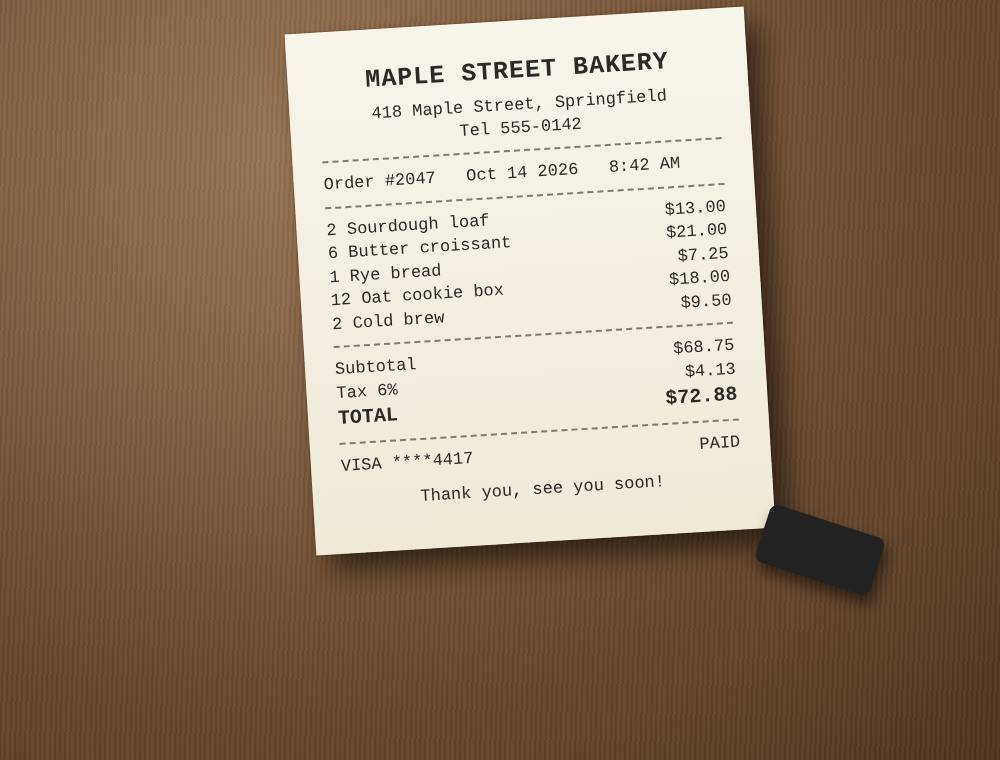
#> input picture app-assets/app-static/sandbox/sample-photo.jpg, 1000 x 760 px
$ python page_check.py ../../../../app-assets/app-static/sandbox/sample-photo.jpg
#> lines starting #> are read from the running program, lines starting #| are printed output that depends on the picture; after the words box and inside, x2 and y2 are one past the last pixel; in counts of white or black regions, pixels touching at a corner belong together
#!/usr/bin/env python3
"""page_check.py: automatic look at rendered page images (PNG/JPEG) before a file is shared.

You can't see images yet, so this script does the mechanical part of looking: for every page image it flags
  - a blank page (nothing on it),
  - ink in the outer edge strip of a page whose border is otherwise plain (text or a table cut off at the paper edge),
  - a mostly empty page (advisory: a stray page break or an unfilled section),
  - a large flat box of one colour that isn't the background (advisory: an image slot that never filled),
  - two consecutive identical pages (advisory: a duplicated page or slide).
It can't judge taste, wording or whether a photo fits; the text read-back (readback.py) and the gates cover the rest.

Usage:
  python3 page_check.py [--kind doc|deck|web] [--json-out FILE] PNG_OR_DIR [...]
  A directory means every page-*.png (else every *.png) in it, in name order.
Exit 0 when nothing failed (advisories never fail), 1 when a page failed, 2 on bad input.
--kind deck: full-bleed slides are normal, so edge ink is only flagged on slides with a plain border.
--kind web: one tall screenshot per width; the mostly-empty, edge and flat-box checks are skipped (render_audit's
  --full-page run catches a page wider than the screen).
"""
import argparse, glob, hashlib, json, os, sys

try:
    import numpy as np
    from PIL import Image
except ImportError:  # pragma: no cover
    print(json.dumps({"ok": False, "error": "needs Pillow and numpy (python3 -m pip install pillow numpy)"}))
    sys.exit(2)

TOL = 28            # a pixel counts as ink when any channel differs from the background by more than this
EDGE_FRAC = 0.012   # width of the outer strip checked for cut-off content, as a share of the page's short side
TOP_GAP = 0.05      # page 1's first ink may sit this share of the page height lower than page 2's before it fails
SAMPLE_MAX = 900    # pages are scaled down to this long side first; plenty for these checks and fast


def pages_from(args):
    out = []
    for a in args:
        if os.path.isdir(a):
            found = sorted(glob.glob(os.path.join(a, "page-*.png"))) or sorted(glob.glob(os.path.join(a, "*.png")))
            out += found
        elif os.path.isfile(a):
            out.append(a)
        else:
            raise SystemExit(json.dumps({"ok": False, "error": f"not found: {a}"}))
    if not out:
        raise SystemExit(json.dumps({"ok": False, "error": "no page images found"}))
    return out


def check(path, kind):
#> called with kind = 'doc'
    im = Image.open(path).convert("RGB")
#> im is the input picture: PIL image 1000x760 RGB; mean R, G, B 149.7, 127.4, 105.8
    full_w, full_h = im.size
#> full_w = 1000; full_h = 760
    im.thumbnail((SAMPLE_MAX, SAMPLE_MAX))
#> im: PIL image 900x684 RGB
    a = np.asarray(im).astype(np.int16)
    h, w, _ = a.shape
#> h = 684; w = 900
    # Background = the most common (coarsely binned) colour around the border.
    border = np.concatenate([a[0], a[-1], a[:, 0], a[:, -1]])
    binned = border // 8
    keys, counts = np.unique(binned, axis=0, return_counts=True)
#> keys = 40 rows, first 8: [9, 6, 3], [9, 6, 4], [10, 6, 4], [10, 7, 4], [10, 7, 5], [11, 7, 4], [11, 7, 5], [11, 8, 5]; counts = 40 values, max 474 at index 7, min 1 at index 20, mean 79.2
    bg = keys[counts.argmax()] * 8 + 4
#> bg = [92, 68, 44]
    diff = np.abs(a - bg).max(axis=2) > TOL          # True where a pixel is ink
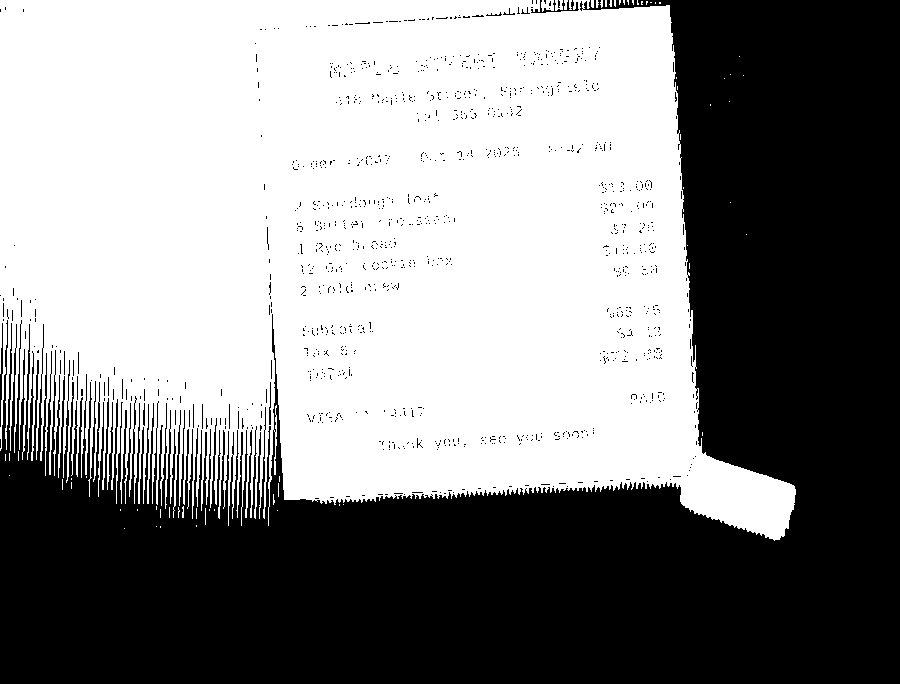
#> diff: shape (684, 900) bool; 53.2% white; 1198 black regions (1182 under 20 px), largest, box (x1, y1, x2, y2) and area: (0, 0, 900, 684) 284164, (531, 0, 579, 13) 187, (0, 323, 3, 427) 156
    plain_border = 1.0 - np.concatenate([diff[0], diff[-1], diff[:, 0], diff[:, -1]]).mean()
#> plain_border = 0.689
    total = w * h
#> total = 615600
    ink_pct = 100.0 * diff.mean()
#> ink_pct = 53.23
    fails, adv = [], []

    if ink_pct < 0.1:
        fails.append("blank page: nothing visible on it")
    elif ink_pct < 2 and kind != "web":
        adv.append(f"mostly empty page ({ink_pct:.1f}% ink): a stray page break or an unfilled section?")

    # Content cut at the paper edge: only meaningful when the border is mostly plain background.
    if kind == "web":
        pass   # a page scrolls and heroes run edge to edge; sideways overflow is render_audit's page_overflow_x check
    elif plain_border >= 0.85 and ink_pct >= 0.1:
        e = max(2, int(min(w, h) * EDGE_FRAC))
        for side, strip in (("top", diff[:e]), ("bottom", diff[-e:]), ("left", diff[:, :e]), ("right", diff[:, -e:])):
            if strip.mean() > 0.004:
                msg = f"ink in the {side} edge strip: something may be cut off at the {side} of the page"
                (adv if kind == "deck" else fails).append(msg)
    elif plain_border < 0.85:
        adv.append("full-bleed edge (a photo or colour runs to the edge): fine for a cover, check it was meant")

    # A large flat box of one non-background colour: often an image slot that never filled.
    if kind != "web" and diff.any():
        q = (a[diff] // 4)
        keys, counts = np.unique(q, axis=0, return_counts=True)
#> keys = 1413 rows, first 8: [0, 0, 0], [2, 2, 0], [4, 2, 2], [4, 3, 0], [4, 4, 2], [5, 3, 1], [5, 4, 2], [5, 4, 3]; counts = 1413 values, max 30103 at index 1296, min 1 at index 0, mean 231.9
        top = counts.argmax()
#> top = 1296
        if counts[top] / total > 0.12:
            mask = np.all(a // 4 == keys[top], axis=2)
            ys, xs = np.nonzero(mask)
            x0, x1 = np.percentile(xs, [1, 99]); y0, y1 = np.percentile(ys, [1, 99])   # ignore stray anti-aliased pixels
            box = (x1 - x0 + 1) * (y1 - y0 + 1)
            if counts[top] / box > 0.85 and box / total < 0.95:
                adv.append(f"large flat box of one colour ({100 * counts[top] / total:.0f}% of the page): an empty image slot or a placeholder panel?")

    top = float(np.argmax(diff.any(axis=1)) / h) if diff.any() else 0.0   # where the first ink row sits, as a share of page height
#> top = 0
    digest = hashlib.sha1(a.tobytes()).hexdigest()
#> digest = '24fac60802f71215e7b76ac3c972cc8829e139f1'
    return {"file": path, "size": [full_w, full_h], "ink_pct": round(float(ink_pct), 2), "failures": fails, "advisories": adv, "top": top}, digest


def main():
    ap = argparse.ArgumentParser(description=__doc__.split("\n")[0])
    ap.add_argument("paths", nargs="+")
    ap.add_argument("--kind", choices=["doc", "deck", "web"], default="doc")
    ap.add_argument("--json-out")
    a = ap.parse_args()
    pages, prev = [], None
    paths = pages_from(a.paths)
    if len(paths) >= 6:   # a long deck: the pages are looked at on several cores
        from concurrent.futures import ProcessPoolExecutor
        with ProcessPoolExecutor(min(8, os.cpu_count() or 2)) as ex:
            looked = list(ex.map(check, paths, [a.kind] * len(paths)))
    else:
        looked = [check(p, a.kind) for p in paths]
#> looked = 1 item
    for i, (r, d) in enumerate(looked, 1):
        r["page"] = i
        if prev is not None and d == prev:
            r["advisories"].append(f"identical to page {i - 1}: a duplicated page or slide?")
        prev = d
        pages.append(r)
#> this loop made 1 pass
#> (i, prev) on pass 1: (1, '24fac60802f71215e7b76ac3c972cc8829e139f1')
#> after the loop, pages = 1 item
    if a.kind == "doc" and len(pages) > 1 and pages[1]["top"] and pages[0]["top"] - pages[1]["top"] > TOP_GAP:   # a forehead above the title only
        mm = (pages[0]["top"] - pages[1]["top"]) * pages[0]["size"][1] / pages[0]["size"][0] * 212   # page width ~212 mm
        pages[0]["failures"].append(f"page 1's text starts {mm:.0f} mm below page 2's: remove the space before the title (paragraph spacing) or the larger first-page top margin")
    failures = [f"page {r['page']}: {m}" for r in pages for m in r["failures"]]
#> failures = []
    advisories = [f"page {r['page']}: {m}" for r in pages for m in r["advisories"]]
#> advisories = 1 item
    report = {"ok": not failures, "pages": len(pages), "failures": failures, "advisories": advisories,
              "per_page": [{k: r[k] for k in ("page", "file", "ink_pct")} for r in pages]}
    s = json.dumps(report, indent=1)
    if a.json_out:
        os.makedirs(os.path.dirname(os.path.abspath(a.json_out)), exist_ok=True)
        open(a.json_out, "w").write(s)
    print(s)
#> (printed output is left out)
    sys.exit(0 if report["ok"] else 1)
#> (the program exits here)
